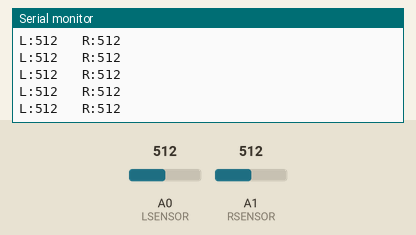
This sketch was run on a simulated Arduino Uno, built with avr-gcc and run on an emulated ATmega328P. Shown: the last lines printed to the serial monitor. The inputs (shaded band) are chosen by the test bench; at power-on: A0 (LSENSOR) = 512, A1 (RSENSOR) = 512.

Above: at 1.2 s.
1.3 s: A0 (LSENSOR) set to 11
At 2.3 s:
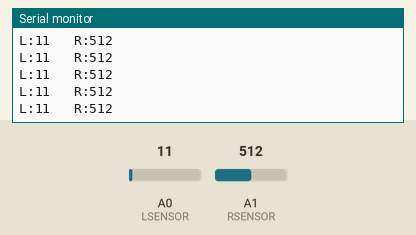
2.8 s: A0 (LSENSOR) set to 8
At 3.3 s:
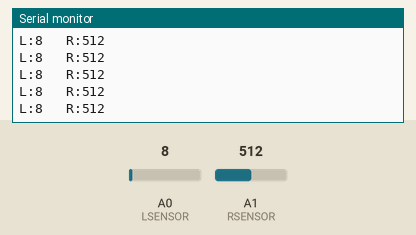
5.8 s: A1 (RSENSOR) set to 11
At 6.5 s:
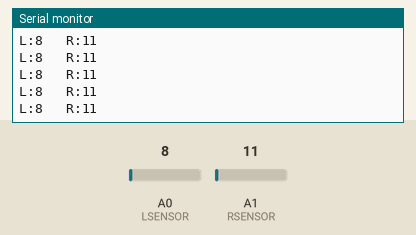
7.3 s: A1 (RSENSOR) set to 8
At 8.0 s:
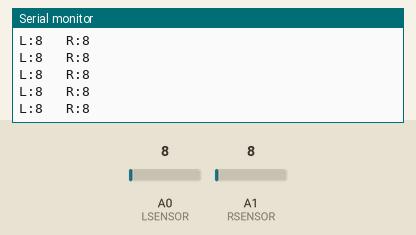
8.8 s: A0 (LSENSOR) set to 90
At 9.8 s:
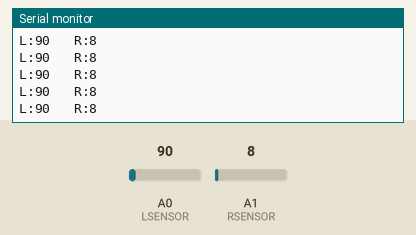
10.3 s: A0 (LSENSOR) set to 110
At 10.8 s:
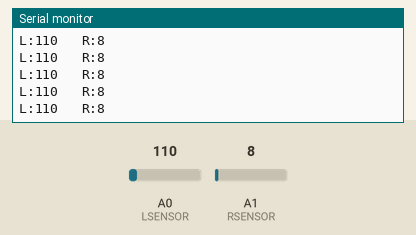
Timing chart, 0 to 12.8 s (numbered marks = the images above; inputs shaded):
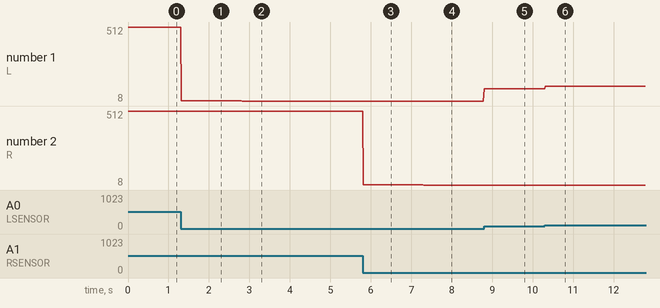

The sketch:

IR.ino
```cpp
/*
显示左侧和右侧反射传感器的数据

2024.8.27
*/


int LSENSOR = A0;
int RSENSOR = A1;


void setup() {
  // put your setup code here, to run once:
  Serial.begin(9600);
}

void loop() {
  // put your main code here, to run repeatedly:
  Serial.print("L:");
  Serial.print(analogRead(LSENSOR));
  Serial.print("   R:");
  Serial.println(analogRead(RSENSOR));


  delay(20);


}
```

Measured:
- after the input at 1.3 s, the serial monitor: prints a new line at once (image 1)
- after the input at 2.8 s, the serial monitor: prints a new line at once (image 2)
- after the input at 5.8 s, the serial monitor: prints a new line at once (image 3)
- after the input at 7.3 s, the serial monitor: prints a new line at once (image 4)
- after the input at 8.8 s, the serial monitor: prints a new line at once (image 5)
- after the input at 10.3 s, the serial monitor: prints a new line at once (image 6)
- plotted number 1: 512 → 11 after the input at 1.3 s, 11 → 8 after the input at 2.8 s, 8 → 90 after the input at 8.8 s, 90 → 110 after the input at 10.3 s
- plotted number 2: 512 → 11 after the input at 5.8 s
